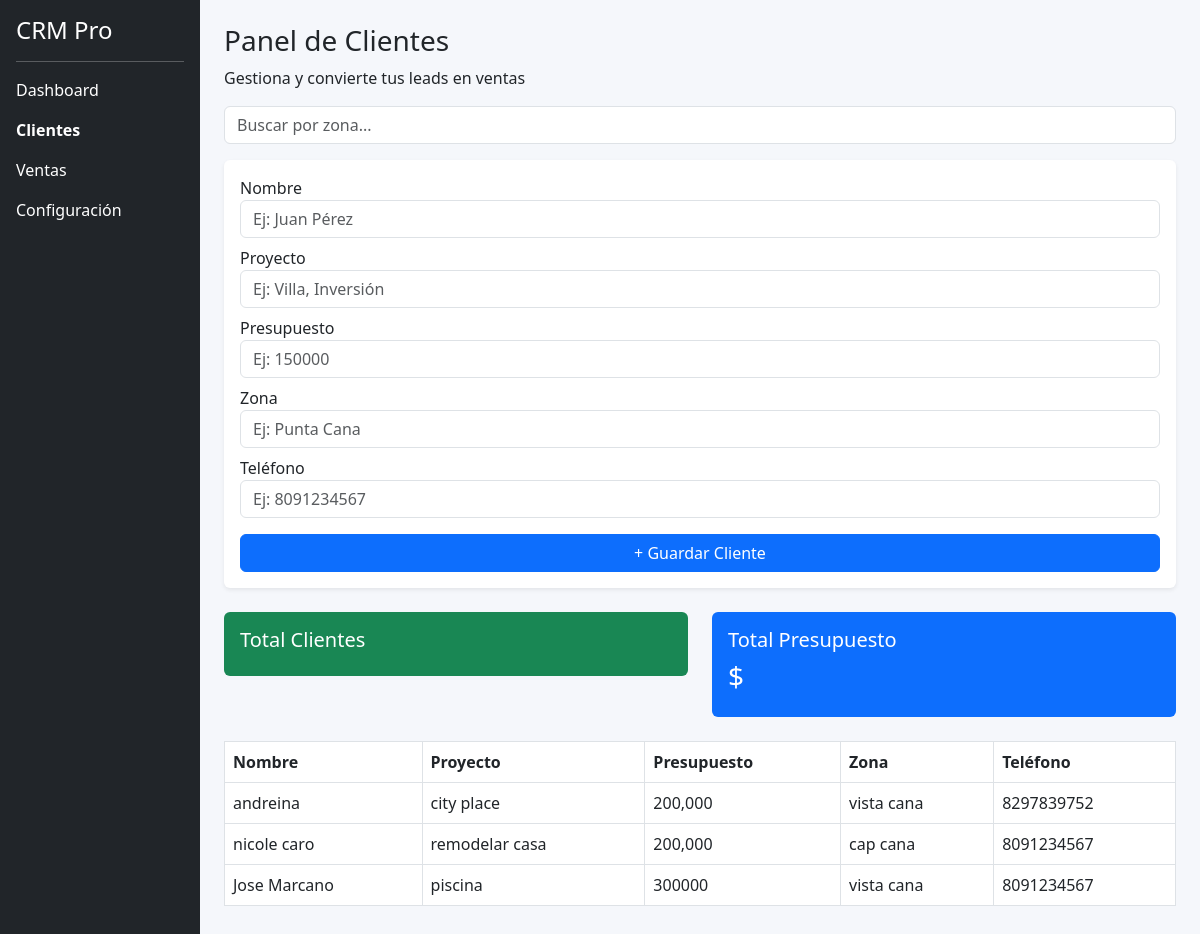
Screenshot of /clientes with the database file from the repository.
### tables this page shows
CREATE TABLE clientes (
        id INTEGER PRIMARY KEY AUTOINCREMENT,
        nombre TEXT,
        proyecto TEXT,
        presupuesto TEXT,
        zona TEXT,
        telefono TEXT
    );

### app.py (the view)
@app.route('/clientes')
def ver_clientes():
    zona_filtro = request.args.get('zona', '')
    conn = sqlite3.connect("clientes.db", timeout=10)
    cursor = conn.cursor()
    cursor.execute("""
    CREATE TABLE IF NOT EXISTS clientes (
        id INTEGER PRIMARY KEY AUTOINCREMENT,
        nombre TEXT,
        proyecto TEXT,
        presupuesto TEXT,
        zona TEXT,
        telefono TEXT
    )
    """)
    if zona_filtro:
        cursor.execute("SELECT * FROM clientes WHERE zona LIKE ?", ('%' + zona_filtro + '%',))
    else:
        cursor.execute("SELECT * FROM clientes")
    clientes = cursor.fetchall()
    conn.close()
    return render_template('clientes.html', clientes=clientes, zona_filtro=zona_filtro)

### templates/clientes.html (shortened to what this page needs)
<!DOCTYPE html>
<html lang="es">
<head>
    <link href="https://cdn.jsdelivr.net/npm/bootstrap@5.3.0/dist/css/bootstrap.min.css" rel="stylesheet">
</head>
<body style="background:#f5f7fb;">
    <div class="d-flex">
        <div class="bg-dark text-white p-3" style="width:200px; min-height:100vh;">
            <h4>CRM Pro</h4>
            <hr>
            <p>Dashboard</p>
            <p><b>Clientes</b></p>
            <p>Ventas</p>
            <p>Configuración</p>
        </div>
        <div class="flex-grow-1 p-4">
            <h3>Panel de Clientes</h3>
            <p>Gestiona y convierte tus leads en ventas</p>
            <form method="GET" action="/clientes" class="mb-3">
                <input type="text" name="zona" class="form-control" placeholder="Buscar por zona..."
                    value="{{ zona_filtro or '' }}">
            </form>
            <form action="/guardar" method="POST" class="mb-4 bg-white p-3 rounded shadow-sm">
                <div class="mb-2">
                    <label>Nombre</label>
                    <input class="form-control" name="nombre" placeholder="Ej: Juan Pérez">
                </div>
                <div class="mb-2">
                    <label>Proyecto</label>
                    <input class="form-control" name="proyecto" placeholder="Ej: Villa, Inversión">
                </div>
                <div class="mb-2">
                    <label>Presupuesto</label>
                    <input class="form-control" name="presupuesto" placeholder="Ej: 150000">
                </div>
                <div class="mb-2">
                    <label>Zona</label>
                    <input class="form-control" name="zona" placeholder="Ej: Punta Cana">
                </div>
                <div class="mb-3">
                    <label>Teléfono</label>
                    <input class="form-control" name="telefono" placeholder="Ej: 8091234567">
                </div>
                <button type="submit" class="btn btn-primary w-100">
                    + Guardar Cliente
                </button>
            </form>
            <div class="row mb-4">
                <div class="col-md-6">
                    <div class="bg-success text-white p-3 rounded">
                        <h5>Total Clientes</h5>
                    </div>
                </div>
                <div class="col-md-6">
                    <div class="bg-primary text-white p-3 rounded">
                        <h5>Total Presupuesto</h5>
                        <h3>${{ total_presupuesto }}</h3>
                    </div>
                </div>
            </div>
            <table class="table table-bordered bg-white">
                <thead>
                    <tr>
                        <th>Nombre</th>
                        <th>Proyecto</th>
                        <th>Presupuesto</th>
                        <th>Zona</th>
                        <th>Teléfono</th>
                    </tr>
                </thead>
                <tbody>
                    {% for c in clientes %}
                    <tr>
                        <td>{{ c[1] }}</td>
                        <td>{{ c[2] }}</td>
                        <td>{{ c[3] }}</td>
                        <td>{{ c[4] }}</td>
                        <td>{{ c[5] }}</td>
                    </tr>
                    {% endfor %}
                </tbody>
            </table>
        </div>
    </div>
</body>
</html>

### rows the page displays
clientes: nombre "andreina", proyecto "city place", presupuesto "200,000", zona "vista cana", telefono "8297839752"
clientes: nombre "nicole caro", proyecto "remodelar casa", presupuesto "200,000", zona "cap cana", telefono "8091234567"
clientes: nombre "Jose Marcano", proyecto "piscina", presupuesto "300000", zona "vista cana", telefono "8091234567"
